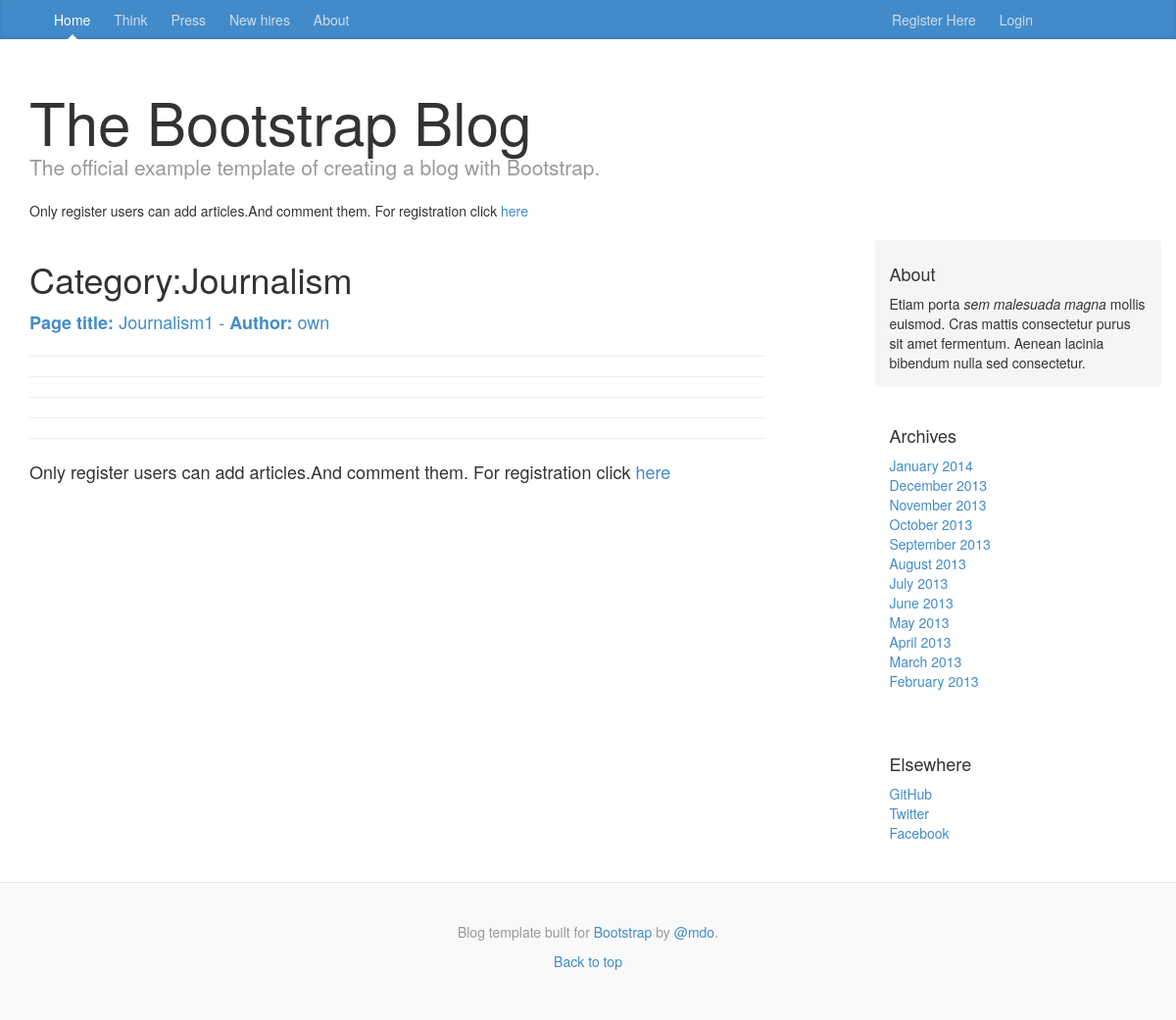
Page /blog/show_category/journalism/ on the earlier database version.
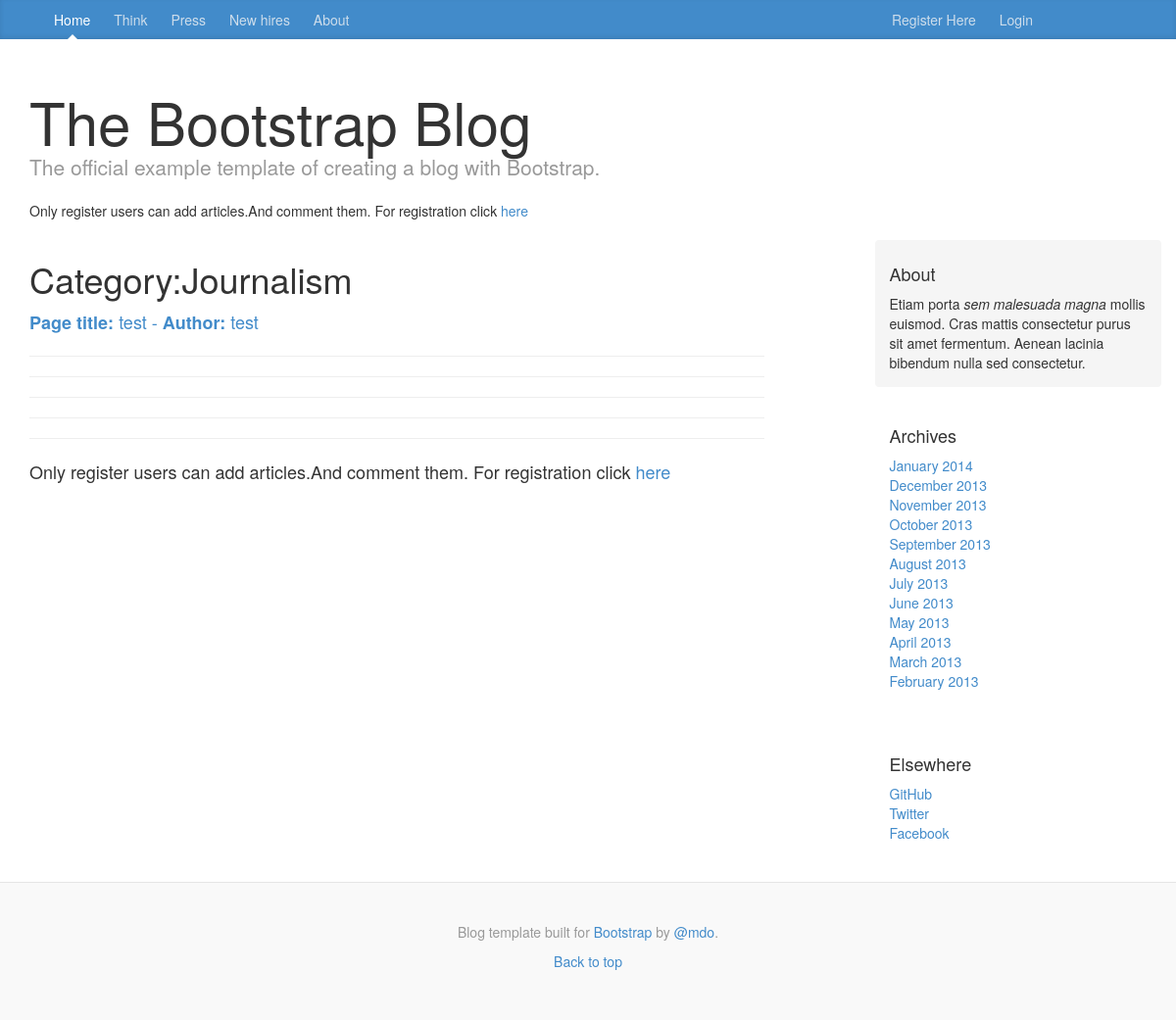
Same page on the later database version.
### blog/models.py (models this page shows, shortened)
class Page(models.Model):
    category = models.ForeignKey(Category)
    id = models.IntegerField(primary_key=True)
    title = models.CharField(max_length=128)
    author = models.CharField(max_length=128)
    date_print = models.DateField(auto_now_add=True)
    content = models.CharField(max_length=5000,)
    views = models.IntegerField(default=0)
    likes = models.IntegerField(default=0)
    favorite = models.BooleanField(default=False)

### blog/views.py (the view)
# urls.py: url(r'^show_category/(?P<category_name_slug>[\w\-]+)/add_page/$', views.add_page, name='add_page'),
def show_category(request,category_name_slug):
    context_dict = {}
    try:
        category = Category.objects.get(slug=category_name_slug)
        pages = Page.objects.filter(category=category)
        context_dict['category'] = category
        context_dict['pages'] = pages
    except:
        context_dict['category'] = None
        context_dict['pages'] = None
    return render(request, 'blog/show_category.html', context_dict)

### template/blog/show_category.html (shortened to what this page needs)
{% extends 'blog/base.html' %}
{% block body_block%}
    {% if category %}
        <strong><h1>Category:{{ category.name }}</h1></strong>
        {% if pages %}
            {% for page in pages %}
                <a href="{% url 'show_page' page.id %}">
                    <strong>Page title:</strong> {{ page.title }} - <strong>Author:</strong> {{ page.author }}</a><br>
            {% endfor %}
        {% else %}
            There is no notes in this category.<br>
            But you can be the <strong>first</strong><br>
            The button to add below;)
        {% endif %}
    {% else %}
        None Pages
    {% endif %}
    <hr>
    <hr>
    <hr>
    <hr>
    <hr>
    {% if  user.is_authenticated %}
        <a href="{%  url 'add_page' category.slug %}"><strong>Add Page</strong></a>
    {% else %}
        Only register users can add articles.And comment them.
        For registration click <a href="{% url 'registration_register' %}">here</a>
    {% endif %}
{% endblock %}

Differences in the rows shown:
removed Page: title "Journalism1", author "own"
added Page: title "test", author "test"
